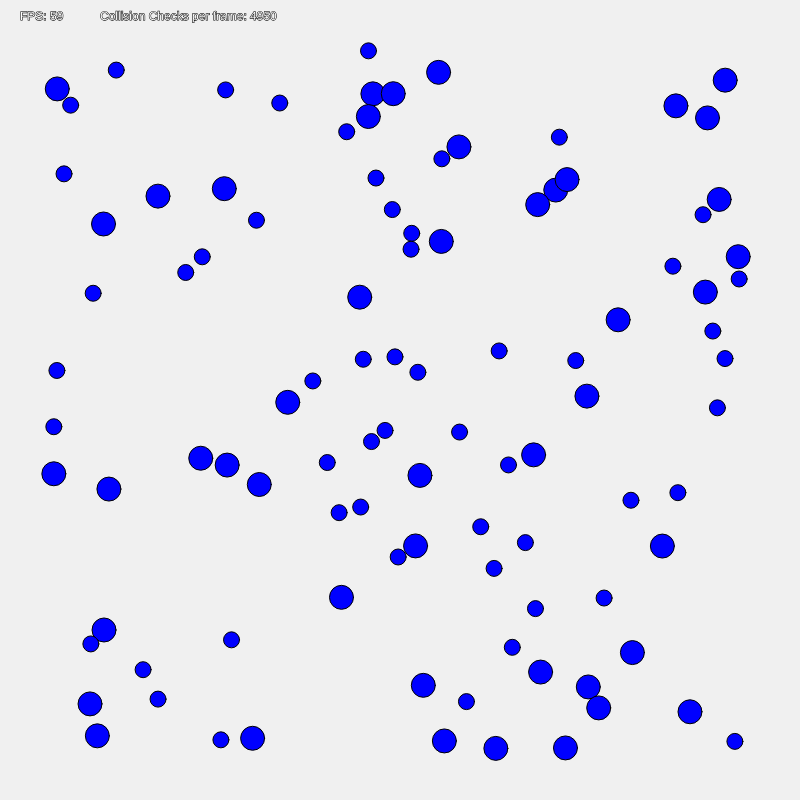
Frame 1 (no input)
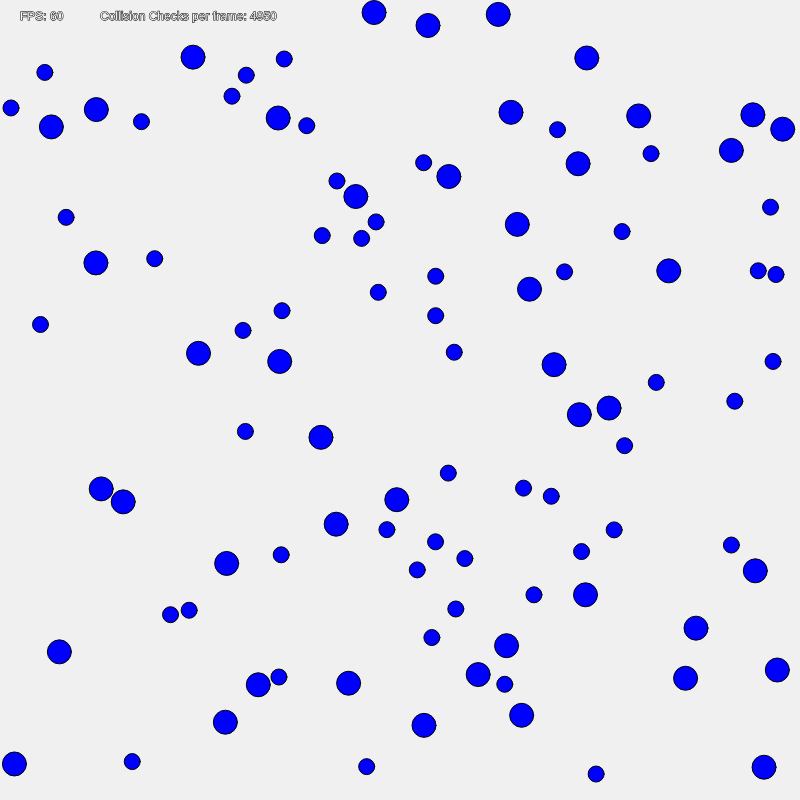
Frame 60 (no input)
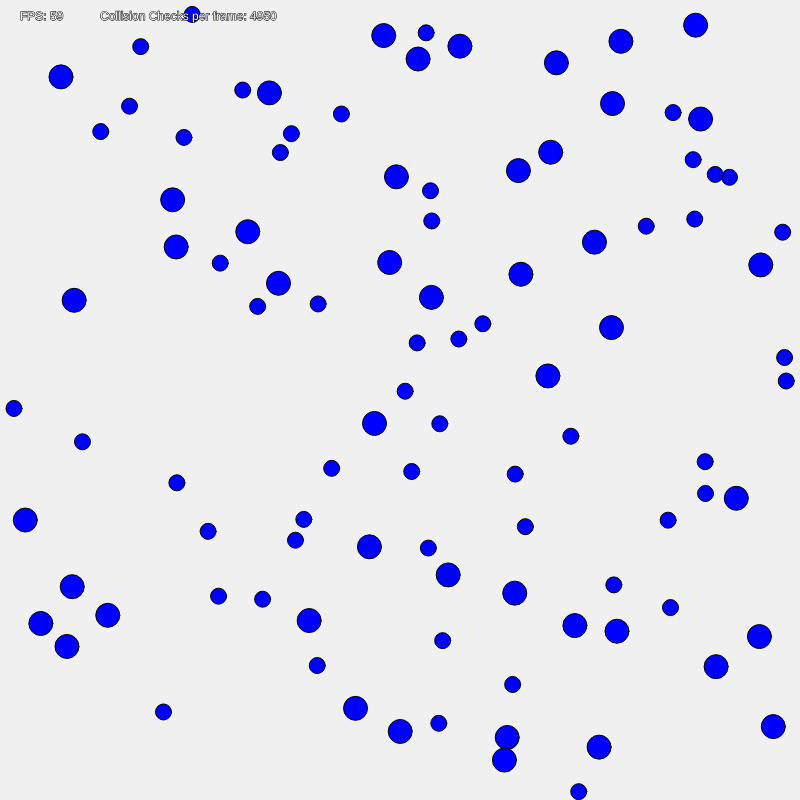
Frame 120 (the mouse pressed at the canvas centre since frame 60)

The p5.js sketch that drew these frames (run headless with seeded random() and noise() and a simulated clock; from frame 60 on, the mouse is pressed at the canvas centre):

// p5.js sketch
// ── sketch.js
document.title = 'Sweep and Prune Collide';

let balls = [];

function setup() {
  createCanvas(800, 800);
  for (let i = 0; i < 100; i++) {
    const ball = new Mover(random(700) + 50, random(700) + 50, floor(random(2)) + 2);
    ball.applyForce(createVector(random(-ball.mass * 3, ball.mass * 3), random(-ball.mass * 3, ball.mass * 3)));
    balls.push(ball);
  }

}

function draw() {
  background(240);

  let tot = 0;
  for (let i = 0; i < balls.length; i++) {
    const ball = balls[i];
    for (let j = i + 1; j < balls.length; j++) {
      tot += 1;
      balls[i].collide(balls[j]);
    }
    ball.update();
    ball.bounceEdges();
    ball.show();
  }

  stroke(0);
  fill(255);
  text('FPS: ' + floor(frameRate()), 20, 20);
  text('Collision Checks per frame: ' + tot, 100, 20);

}

// ── mover.js
/* 
  A basic mover class based on the nature of code book by Dan Shiffman, 
  with some typical additions such as wrapping or bouncing edges.

  Usage: Copy this as a template, paste it and modify it in your own code.
*/

class Mover {
  constructor(x, y, mass = 1, col = 'blue') {
    this.position = createVector(x, y);
    this.velocity = createVector(0, 0);
    this.acceleration = createVector(0, 0);
    this.mass = mass;
    this.radius = mass * 4;
    this.col = col;
    this.invMass = 1 / mass;
    this.maxspeed = 5;

  }
  // Newton's 2nd law: F = M * A 
  // or A = F / M
  applyForce(force) {
    let f = createVector();
    f = p5.Vector.div(force, this.mass);
    this.acceleration.add(f);
  }

  update() {
    this.velocity.add(this.acceleration);
    this.velocity.limit(this.maxspeed);
    this.position.add(this.velocity);
    this.acceleration.mult(0);
  }

  /*
    Check if the distance between the two objects is less than the sum of their radii.
    If the objects are overlapping, resolve the overlap by moving the objects away from each other along the line of the collision.
    Calculate the relative velocity between the two objects and determine the contact normal (the direction of the collision).
    Calculate the magnitude and direction of the impulse (force) needed to separate the objects.
    Apply the impulse force to one object and the negative impulse force to the other object.
  */
  collide(other) {

    let vRelPos = p5.Vector.sub(this.position, other.position);
    let dist = vRelPos.mag() - (this.radius + other.radius);
    if (dist < 0) {

      let movement = vRelPos.copy().setMag(abs(dist / 2));
      this.position.add(movement);
      other.position.sub(movement);

      let vRelVelocity = p5.Vector.sub(this.velocity, other.velocity);
      const contactNormal = vRelPos.copy().normalize();

      const impulseMag = -(2 * vRelVelocity.dot(contactNormal)) / (this.invMass + other.invMass);;
      const impulseForce = contactNormal.copy().mult(impulseMag);

      this.applyForce(impulseForce.copy());
      other.applyForce(impulseForce.copy().mult(-1));
    }
  }

  bounceEdges() {
    const { x, y } = this.position;

    if (x + this.radius > width || x - this.radius < 0) {
      this.velocity.x *= -1;
      this.position.x += this.velocity.x;
    }

    if (y + this.radius > height || y - this.radius < 0) {
      this.velocity.y *= -1;
      this.position.y += this.velocity.y;
    }
  }

  show() {
    fill(this.col);
    circle(this.position.x, this.position.y, this.radius * 2);
  }
}
